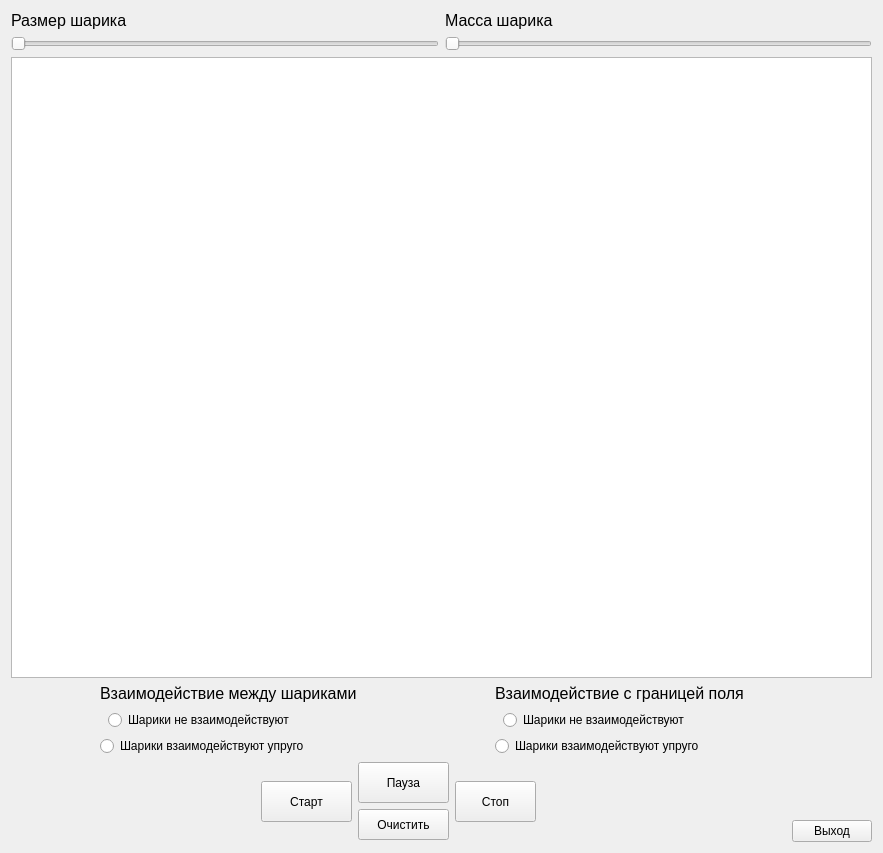
<?xml version="1.0" encoding="UTF-8"?>
<ui version="4.0">
 <class>Widget</class>
 <widget class="QWidget" name="Widget">
  <property name="geometry">
   <rect>
    <x>0</x>
    <y>0</y>
    <width>879</width>
    <height>853</height>
   </rect>
  </property>
  <property name="windowTitle">
   <string>Widget</string>
  </property>
  <layout class="QVBoxLayout" name="verticalLayout_9">
   <item>
    <layout class="QHBoxLayout" name="horizontalLayout">
     <item>
      <layout class="QVBoxLayout" name="verticalLayout">
       <item>
        <widget class="QLabel" name="label">
         <property name="text">
          <string>&lt;html&gt;&lt;head/&gt;&lt;body&gt;&lt;p&gt;&lt;span style=&quot; font-size:12pt;&quot;&gt;Размер шарика&lt;/span&gt;&lt;/p&gt;&lt;/body&gt;&lt;/html&gt;</string>
         </property>
        </widget>
       </item>
       <item>
        <widget class="QSlider" name="sizeBallSlider">
         <property name="orientation">
          <enum>Qt::Horizontal</enum>
         </property>
        </widget>
       </item>
      </layout>
     </item>
     <item>
      <layout class="QVBoxLayout" name="verticalLayout_3">
       <item>
        <widget class="QLabel" name="label_3">
         <property name="text">
          <string>&lt;html&gt;&lt;head/&gt;&lt;body&gt;&lt;p&gt;&lt;span style=&quot; font-size:12pt;&quot;&gt;Масса шарика&lt;/span&gt;&lt;/p&gt;&lt;/body&gt;&lt;/html&gt;</string>
         </property>
        </widget>
       </item>
       <item>
        <widget class="QSlider" name="massBallSlider">
         <property name="orientation">
          <enum>Qt::Horizontal</enum>
         </property>
        </widget>
       </item>
      </layout>
     </item>
    </layout>
   </item>
   <item>
    <widget class="QGraphicsView" name="graphicsView">
     <property name="minimumSize">
      <size>
       <width>861</width>
       <height>621</height>
      </size>
     </property>
    </widget>
   </item>
   <item>
    <layout class="QHBoxLayout" name="horizontalLayout_14">
     <item>
      <spacer name="horizontalSpacer_4">
       <property name="orientation">
        <enum>Qt::Horizontal</enum>
       </property>
       <property name="sizeHint" stdset="0">
        <size>
         <width>28</width>
         <height>20</height>
        </size>
       </property>
      </spacer>
     </item>
     <item>
      <layout class="QVBoxLayout" name="verticalLayout_6">
       <item>
        <layout class="QHBoxLayout" name="horizontalLayout_2">
         <item>
          <spacer name="horizontalSpacer_10">
           <property name="orientation">
            <enum>Qt::Horizontal</enum>
           </property>
           <property name="sizeHint" stdset="0">
            <size>
             <width>13</width>
             <height>20</height>
            </size>
           </property>
          </spacer>
         </item>
         <item>
          <widget class="QLabel" name="label_6">
           <property name="minimumSize">
            <size>
             <width>261</width>
             <height>19</height>
            </size>
           </property>
           <property name="text">
            <string>&lt;html&gt;&lt;head/&gt;&lt;body&gt;&lt;p&gt;&lt;span style=&quot; font-size:12pt;&quot;&gt;Взаимодействие между шариками&lt;/span&gt;&lt;/p&gt;&lt;/body&gt;&lt;/html&gt;</string>
           </property>
          </widget>
         </item>
         <item>
          <spacer name="horizontalSpacer">
           <property name="orientation">
            <enum>Qt::Horizontal</enum>
           </property>
           <property name="sizeHint" stdset="0">
            <size>
             <width>40</width>
             <height>20</height>
            </size>
           </property>
          </spacer>
         </item>
        </layout>
       </item>
       <item>
        <layout class="QHBoxLayout" name="horizontalLayout_6">
         <item>
          <layout class="QVBoxLayout" name="verticalLayout_2">
           <item>
            <layout class="QHBoxLayout" name="horizontalLayout_5">
             <item>
              <spacer name="horizontalSpacer_5">
               <property name="orientation">
                <enum>Qt::Horizontal</enum>
               </property>
               <property name="sizeHint" stdset="0">
                <size>
                 <width>13</width>
                 <height>20</height>
                </size>
               </property>
              </spacer>
             </item>
             <item>
              <widget class="QRadioButton" name="notInteractiveBallsRadioButton">
               <property name="minimumSize">
                <size>
                 <width>201</width>
                 <height>17</height>
                </size>
               </property>
               <property name="text">
                <string>Шарики не взаимодействуют</string>
               </property>
              </widget>
             </item>
            </layout>
           </item>
           <item>
            <layout class="QHBoxLayout" name="horizontalLayout_4">
             <item>
              <spacer name="horizontalSpacer_11">
               <property name="orientation">
                <enum>Qt::Horizontal</enum>
               </property>
               <property name="sizeHint" stdset="0">
                <size>
                 <width>13</width>
                 <height>20</height>
                </size>
               </property>
              </spacer>
             </item>
             <item>
              <widget class="QRadioButton" name="interactiveBallsRadioButton">
               <property name="minimumSize">
                <size>
                 <width>201</width>
                 <height>17</height>
                </size>
               </property>
               <property name="text">
                <string>Шарики взаимодействуют упруго</string>
               </property>
              </widget>
             </item>
            </layout>
           </item>
          </layout>
         </item>
         <item>
          <spacer name="horizontalSpacer_12">
           <property name="orientation">
            <enum>Qt::Horizontal</enum>
           </property>
           <property name="sizeHint" stdset="0">
            <size>
             <width>58</width>
             <height>20</height>
            </size>
           </property>
          </spacer>
         </item>
        </layout>
       </item>
      </layout>
     </item>
     <item>
      <spacer name="horizontalSpacer_3">
       <property name="orientation">
        <enum>Qt::Horizontal</enum>
       </property>
       <property name="sizeHint" stdset="0">
        <size>
         <width>58</width>
         <height>17</height>
        </size>
       </property>
      </spacer>
     </item>
     <item>
      <layout class="QVBoxLayout" name="verticalLayout_8">
       <item>
        <layout class="QHBoxLayout" name="horizontalLayout_3">
         <item>
          <spacer name="horizontalSpacer_13">
           <property name="orientation">
            <enum>Qt::Horizontal</enum>
           </property>
           <property name="sizeHint" stdset="0">
            <size>
             <width>13</width>
             <height>20</height>
            </size>
           </property>
          </spacer>
         </item>
         <item>
          <widget class="QLabel" name="label_7">
           <property name="minimumSize">
            <size>
             <width>261</width>
             <height>19</height>
            </size>
           </property>
           <property name="text">
            <string>&lt;html&gt;&lt;head/&gt;&lt;body&gt;&lt;p&gt;&lt;span style=&quot; font-size:12pt;&quot;&gt;Взаимодействие с границей поля&lt;/span&gt;&lt;/p&gt;&lt;/body&gt;&lt;/html&gt;</string>
           </property>
          </widget>
         </item>
         <item>
          <spacer name="horizontalSpacer_2">
           <property name="orientation">
            <enum>Qt::Horizontal</enum>
           </property>
           <property name="sizeHint" stdset="0">
            <size>
             <width>40</width>
             <height>20</height>
            </size>
           </property>
          </spacer>
         </item>
        </layout>
       </item>
       <item>
        <layout class="QHBoxLayout" name="horizontalLayout_11">
         <item>
          <layout class="QVBoxLayout" name="verticalLayout_5">
           <item>
            <layout class="QHBoxLayout" name="horizontalLayout_12">
             <item>
              <spacer name="horizontalSpacer_16">
               <property name="orientation">
                <enum>Qt::Horizontal</enum>
               </property>
               <property name="sizeHint" stdset="0">
                <size>
                 <width>13</width>
                 <height>20</height>
                </size>
               </property>
              </spacer>
             </item>
             <item>
              <widget class="QRadioButton" name="notInteractiveBorderRadioButton">
               <property name="minimumSize">
                <size>
                 <width>201</width>
                 <height>17</height>
                </size>
               </property>
               <property name="text">
                <string>Шарики не взаимодействуют</string>
               </property>
              </widget>
             </item>
            </layout>
           </item>
           <item>
            <layout class="QHBoxLayout" name="horizontalLayout_13">
             <item>
              <spacer name="horizontalSpacer_17">
               <property name="orientation">
                <enum>Qt::Horizontal</enum>
               </property>
               <property name="sizeHint" stdset="0">
                <size>
                 <width>13</width>
                 <height>20</height>
                </size>
               </property>
              </spacer>
             </item>
             <item>
              <widget class="QRadioButton" name="interactiveBorderRadioButton">
               <property name="minimumSize">
                <size>
                 <width>201</width>
                 <height>17</height>
                </size>
               </property>
               <property name="text">
                <string>Шарики взаимодействуют упруго</string>
               </property>
              </widget>
             </item>
            </layout>
           </item>
          </layout>
         </item>
         <item>
          <spacer name="horizontalSpacer_18">
           <property name="orientation">
            <enum>Qt::Horizontal</enum>
           </property>
           <property name="sizeHint" stdset="0">
            <size>
             <width>58</width>
             <height>20</height>
            </size>
           </property>
          </spacer>
         </item>
        </layout>
       </item>
      </layout>
     </item>
     <item>
      <spacer name="horizontalSpacer_9">
       <property name="orientation">
        <enum>Qt::Horizontal</enum>
       </property>
       <property name="sizeHint" stdset="0">
        <size>
         <width>28</width>
         <height>20</height>
        </size>
       </property>
      </spacer>
     </item>
    </layout>
   </item>
   <item>
    <layout class="QHBoxLayout" name="horizontalLayout_8">
     <item>
      <layout class="QHBoxLayout" name="horizontalLayout_7">
       <item>
        <spacer name="horizontalSpacer_7">
         <property name="orientation">
          <enum>Qt::Horizontal</enum>
         </property>
         <property name="sizeHint" stdset="0">
          <size>
           <width>138</width>
           <height>20</height>
          </size>
         </property>
        </spacer>
       </item>
       <item>
        <widget class="QPushButton" name="start_Button">
         <property name="minimumSize">
          <size>
           <width>91</width>
           <height>41</height>
          </size>
         </property>
         <property name="text">
          <string>Старт</string>
         </property>
        </widget>
       </item>
       <item>
        <layout class="QVBoxLayout" name="verticalLayout_4">
         <item>
          <widget class="QPushButton" name="pause_Button">
           <property name="minimumSize">
            <size>
             <width>91</width>
             <height>41</height>
            </size>
           </property>
           <property name="text">
            <string>Пауза</string>
           </property>
          </widget>
         </item>
         <item>
          <widget class="QPushButton" name="clearButton">
           <property name="minimumSize">
            <size>
             <width>91</width>
             <height>31</height>
            </size>
           </property>
           <property name="text">
            <string>Очистить</string>
           </property>
          </widget>
         </item>
        </layout>
       </item>
       <item>
        <widget class="QPushButton" name="stop_Button">
         <property name="minimumSize">
          <size>
           <width>81</width>
           <height>41</height>
          </size>
         </property>
         <property name="text">
          <string>Стоп</string>
         </property>
        </widget>
       </item>
       <item>
        <spacer name="horizontalSpacer_8">
         <property name="orientation">
          <enum>Qt::Horizontal</enum>
         </property>
         <property name="sizeHint" stdset="0">
          <size>
           <width>58</width>
           <height>20</height>
          </size>
         </property>
        </spacer>
       </item>
      </layout>
     </item>
     <item>
      <layout class="QVBoxLayout" name="verticalLayout_7">
       <item>
        <spacer name="verticalSpacer">
         <property name="orientation">
          <enum>Qt::Vertical</enum>
         </property>
         <property name="sizeHint" stdset="0">
          <size>
           <width>20</width>
           <height>28</height>
          </size>
         </property>
        </spacer>
       </item>
       <item>
        <widget class="QPushButton" name="cancel_Button">
         <property name="text">
          <string>Выход</string>
         </property>
        </widget>
       </item>
      </layout>
     </item>
    </layout>
   </item>
  </layout>
  <zorder>graphicsView</zorder>
  <zorder></zorder>
  <zorder></zorder>
  <zorder>clearButton</zorder>
 </widget>
 <layoutdefault spacing="6" margin="11"/>
 <resources/>
 <connections/>
</ui>
